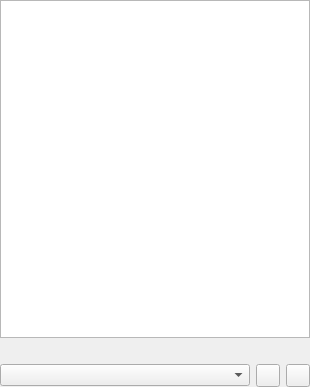
<?xml version="1.0" encoding="UTF-8"?>
<ui version="4.0">
 <class>StreamsPage</class>
 <widget class="QWidget" name="StreamsPage">
  <property name="geometry">
   <rect>
    <x>0</x>
    <y>0</y>
    <width>310</width>
    <height>387</height>
   </rect>
  </property>
  <property name="windowTitle">
   <string>Form</string>
  </property>
  <layout class="QGridLayout" name="gridLayout">
   <property name="margin">
    <number>0</number>
   </property>
   <item row="0" column="0" colspan="3">
    <widget class="ItemView" name="view"/>
   </item>
   <item row="1" column="0" colspan="3">
    <layout class="QHBoxLayout" name="horizontalLayout">
     <item>
      <widget class="QLabel" name="infoIcon"/>
     </item>
     <item>
      <widget class="SqueezedTextLabel" name="infoLabel">
       <property name="sizePolicy">
        <sizepolicy hsizetype="MinimumExpanding" vsizetype="Preferred">
         <horstretch>0</horstretch>
         <verstretch>0</verstretch>
        </sizepolicy>
       </property>
      </widget>
     </item>
    </layout>
   </item>
   <item row="2" column="0">
    <widget class="GenreCombo" name="genreCombo"/>
   </item>
   <item row="2" column="1">
    <widget class="QToolButton" name="menuButton"/>
   </item>
   <item row="2" column="2">
    <widget class="QToolButton" name="replacePlayQueue"/>
   </item>
  </layout>
 </widget>
 <customwidgets>
  <customwidget>
   <class>ItemView</class>
   <extends>QTreeView</extends>
   <header>itemview.h</header>
  </customwidget>
  <customwidget>
   <class>GenreCombo</class>
   <extends>QComboBox</extends>
   <header>genrecombo.h</header>
  </customwidget>
  <customwidget>
   <class>SqueezedTextLabel</class>
   <extends>QLabel</extends>
   <header>squeezedtextlabel.h</header>
  </customwidget>
 </customwidgets>
 <resources/>
 <connections/>
</ui>
